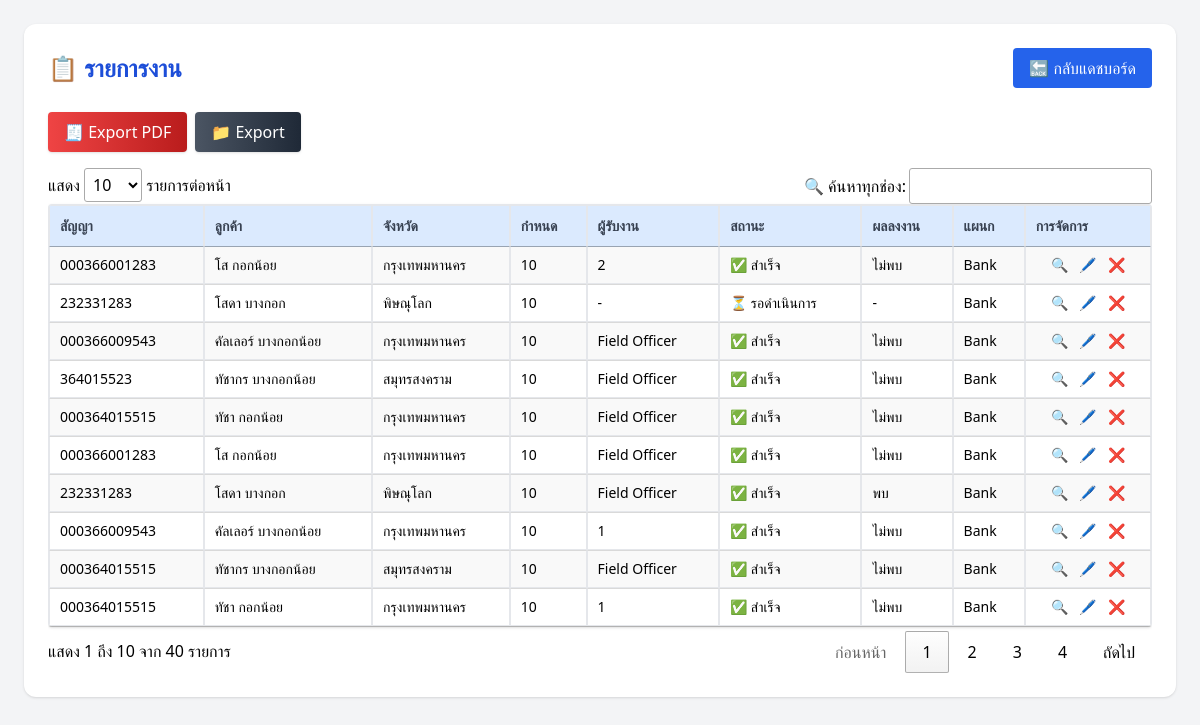
The page /admin/jobs.php (signed in) on the database its author committed.
### tables this page shows
CREATE TABLE `jobs` (
  `id` int(11) NOT NULL,
  `contract_number` varchar(50) NOT NULL,
  `assigned_to` int(11) DEFAULT NULL,
  `imported_by` int(11) DEFAULT NULL,
  `product` varchar(100) NOT NULL,
  `location_info` varchar(255) DEFAULT NULL,
  `location_area` varchar(255) DEFAULT NULL,
  `zone` varchar(100) DEFAULT NULL,
  `due_date` varchar(25) DEFAULT NULL,
  `overdue_period` varchar(50) DEFAULT NULL,
  `model` varchar(100) DEFAULT NULL,
  `model_detail` varchar(100) DEFAULT NULL,
  `color` varchar(50) DEFAULT NULL,
  `plate` varchar(20) DEFAULT NULL,
  `province` varchar(50) DEFAULT NULL,
  `os` varchar(50) DEFAULT NULL,
  `status` varchar(20) DEFAULT NULL,
  `department_id` int(11) DEFAULT NULL
);

CREATE TABLE `users` (
  `id` int(11) NOT NULL,
  `name` varchar(100) DEFAULT NULL,
  `username` varchar(50) DEFAULT NULL,
  `password` varchar(255) DEFAULT NULL,
  `role` enum('admin','field','manager') DEFAULT 'field',
  `created_at` timestamp NOT NULL DEFAULT current_timestamp(),
  `active` tinyint(1) DEFAULT 1,
  `department_id` int(11) DEFAULT NULL,
  `marker_color` varchar(20) DEFAULT NULL
);

CREATE TABLE `departments` (
  `id` int(11) NOT NULL,
  `name` varchar(100) NOT NULL
);

### admin/jobs.php (the view, shortened to what this page needs)
<?php
include '../config/db.php';
$current_user_role = $_SESSION['user']['role'];
$where = '1=1';
$sql = "SELECT j.*, u1.name AS officer_name, u2.name AS imported_by_name, d.name AS department_name,
        (SELECT result FROM job_logs WHERE job_id = j.id ORDER BY id DESC LIMIT 1) AS latest_result
        FROM jobs j
        LEFT JOIN users u1 ON j.assigned_to = u1.id
        LEFT JOIN users u2 ON j.imported_by = u2.id
        LEFT JOIN departments d ON j.department_id = d.id
        WHERE $where
        ORDER BY j.due_date DESC";
$stmt = $conn->prepare($sql);
$stmt->execute();
$result = $stmt->get_result();
?>
<!DOCTYPE html>
<html lang="th">
<head>
  <script src="https://cdn.tailwindcss.com"></script>
  <link rel="stylesheet" href="https://cdn.datatables.net/1.13.6/css/jquery.dataTables.min.css">
</head>
<body class="bg-gray-100 p-6">
<div class="max-w-7xl mx-auto bg-white shadow rounded-xl p-6">
  <div class="flex justify-between mb-6 items-center">
    <h2 class="text-2xl font-bold text-blue-700">📋 รายการงาน</h2>
    <a href="../dashboard/admin.php" class="bg-blue-600 hover:bg-blue-700 text-white px-4 py-2 rounded transition">🔙 กลับแดชบอร์ด</a>
  </div>
  <div class="mb-4 flex flex-wrap gap-2">
    <a href="export_jobs_pdf.php" class="bg-gradient-to-r from-red-500 to-red-700 text-white px-4 py-2 rounded shadow hover:scale-105 transition">🧾 Export PDF</a>
    <a href="export_jobs.php?all=1" class="bg-gradient-to-r from-gray-600 to-gray-800 text-white px-4 py-2 rounded shadow hover:scale-105 transition">📁 Export</a>
  </div>
  <div class="overflow-x-auto">
    <table id="jobsTable" class="display w-full border text-sm rounded shadow overflow-hidden">
      <thead class="bg-blue-100 text-gray-700 text-sm">
        <tr>
          <th class="border px-3 py-2">สัญญา</th>
          <th class="border px-3 py-2">ลูกค้า</th>
          <th class="border px-3 py-2">จังหวัด</th>
          <th class="border px-3 py-2">กำหนด</th>
          <th class="border px-3 py-2">ผู้รับงาน</th>
          <th class="border px-3 py-2">สถานะ</th>
          <th class="border px-3 py-2">ผลลงงาน</th>
          <th class="border px-3 py-2">แผนก</th>
          <th class="border px-3 py-2">การจัดการ</th>
        </tr>
      </thead>
      <tbody>
        <?php while ($row = $result->fetch_assoc()): ?>
        <tr class="hover:bg-blue-50">
          <td class="border px-3 py-2"><?= htmlspecialchars($row['contract_number']) ?></td>
          <td class="border px-3 py-2"><?= htmlspecialchars($row['location_info']) ?></td>
          <td class="border px-3 py-2"><?= htmlspecialchars($row['province']) ?></td>
          <td class="border px-3 py-2"><?= htmlspecialchars($row['due_date']) ?></td>
          <td class="border px-3 py-2"><?= htmlspecialchars($row['officer_name'] ?? '-') ?></td>
          <td class="border px-3 py-2"><?= $row['status'] === 'completed' ? '✅ สำเร็จ' : '⏳ รอดำเนินการ' ?></td>
          <td class="border px-3 py-2"><?= $row['latest_result'] ?? '-' ?></td>
          <td class="border px-3 py-2"><?= htmlspecialchars($row['department_name']) ?></td>
          <td class="border px-3 py-2 text-center space-x-2">
            <a href="../dashboard/job_result.php?id=<?= $row['id'] ?>" title="ดู" class="text-blue-600 hover:text-blue-800">🔍</a>
            <?php if ($current_user_role === 'admin'): ?>
              <a href="edit_job.php?id=<?= $row['id'] ?>" title="แก้ไข" class="text-yellow-600 hover:text-yellow-800">🖊️</a>
              <a href="?delete=<?= $row['id'] ?>" onclick="return confirm('ลบหรือไม่?')" class="text-red-600 hover:text-red-800">❌</a>
            <?php endif; ?>
          </td>
        </tr>
        <?php endwhile; ?>
      </tbody>
    </table>
  </div>
</div>
</body>
</html>

### rows shown on the page
jobs: contract_number "000366001283", location_info "โส กอกน้อย", province "กรุงเทพมหานคร", due_date "10", users.name "2", status "✅ สำเร็จ", latest_result "ไม่พบ", department.name "Bank"
jobs: contract_number "232331283", location_info "โสดา บางกอก", province "พิษณุโลก", due_date "10", officer_name "-", shows "⏳ รอดำเนินการ", latest_result "-", department.name "Bank"
jobs: contract_number "000366009543", location_info "คัลเลอร์ บางกอกน้อย", province "กรุงเทพมหานคร", due_date "10", users.name "Field Officer", status "✅ สำเร็จ", latest_result "ไม่พบ", department.name "Bank"
jobs: contract_number "364015523", location_info "ทัชากร บางกอกน้อย", province "สมุทรสงคราม", due_date "10", users.name "Field Officer", status "✅ สำเร็จ", latest_result "ไม่พบ", department.name "Bank"
jobs: contract_number "000364015515", location_info "ทัชา กอกน้อย", province "กรุงเทพมหานคร", due_date "10", users.name "Field Officer", status "✅ สำเร็จ", latest_result "ไม่พบ", department.name "Bank"
jobs: contract_number "000366001283", location_info "โส กอกน้อย", province "กรุงเทพมหานคร", due_date "10", users.name "Field Officer", status "✅ สำเร็จ", latest_result "ไม่พบ", department.name "Bank"
jobs: contract_number "232331283", location_info "โสดา บางกอก", province "พิษณุโลก", due_date "10", users.name "Field Officer", status "✅ สำเร็จ", latest_result "พบ", department.name "Bank"
jobs: contract_number "000366009543", location_info "คัลเลอร์ บางกอกน้อย", province "กรุงเทพมหานคร", due_date "10", users.name "1", status "✅ สำเร็จ", latest_result "ไม่พบ", department.name "Bank"
jobs: contract_number "000364015515", location_info "ทัชากร บางกอกน้อย", province "สมุทรสงคราม", due_date "10", users.name "Field Officer", status "✅ สำเร็จ", latest_result "ไม่พบ", department.name "Bank"
jobs: contract_number "000364015515", location_info "ทัชา กอกน้อย", province "กรุงเทพมหานคร", due_date "10", users.name "1", status "✅ สำเร็จ", latest_result "ไม่พบ", department.name "Bank"
